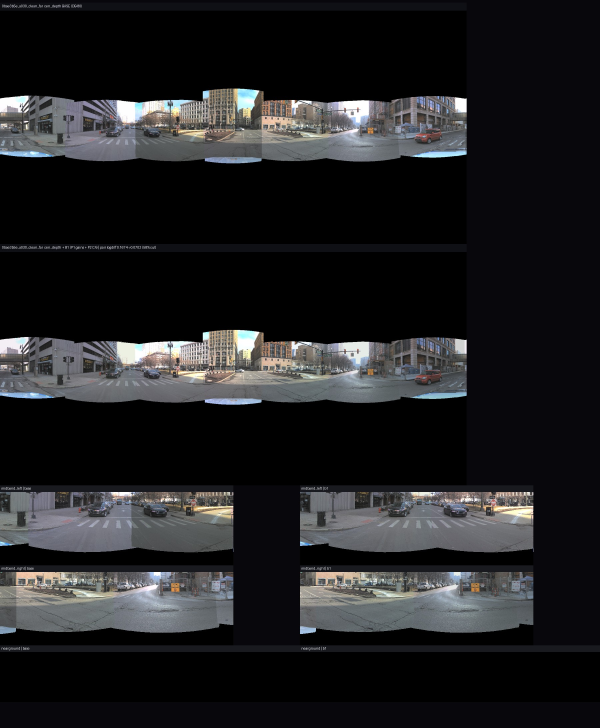
#> input picture deliverables/db81_photometric/0bae3b5e_a030_clean_far_db81_board.jpg, 1800 x 2184 px, given in place of G_bmw_pano.jpg, which was not available (shown at 1/3 size)
$ python db36_review.py --out-dir out
#> lines starting #> are read from the running program, lines starting #| are printed output that depends on the picture; after the words box and inside, x2 and y2 are one past the last pixel; in counts of white or black regions, pixels touching at a corner belong together; pictures that were not available may be replaced by others from this repository, and a replacement may not be noted
"""DB-36 local review board and preservation stats."""
from __future__ import annotations

import argparse
import json
from pathlib import Path

import cv2
import numpy as np


LONG_ROI = (850, 420, 1650, 720)
RIGHT_ROI = (1440, 360, 2048, 720)
LOWER_RIGHT_ROI = (1600, 560, 2048, 760)


def read_bgr(path: Path) -> np.ndarray:
    img = cv2.imread(str(path), cv2.IMREAD_COLOR)
#> img is the input picture: shape (2184, 1800, 3); mean B, G, R 34.9, 33, 32.9
    if img is None:
        raise FileNotFoundError(path)
    if img.shape[:2] != (1024, 2048):
        img = cv2.resize(img, (2048, 1024), interpolation=cv2.INTER_AREA)
#> img: shape (1024, 2048, 3)
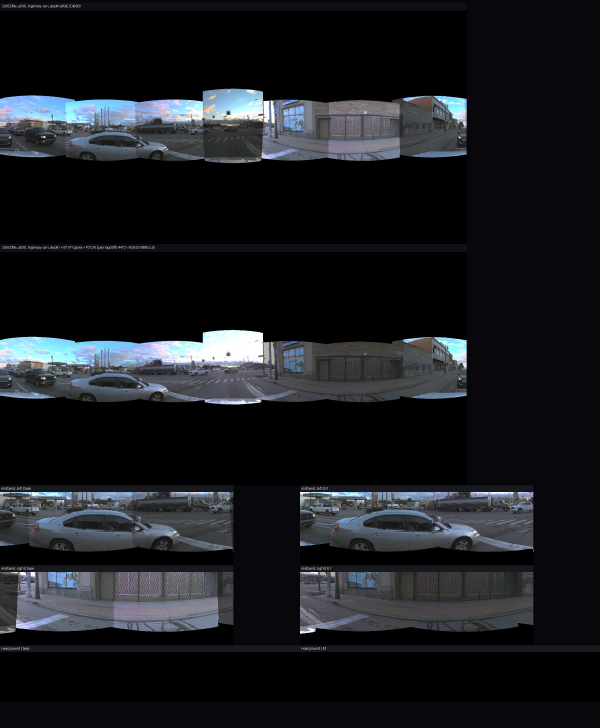
#> input picture deliverables/db81_photometric/2c652f9e_a030_highway_db81_board.jpg, 1800 x 2184 px, given in place of db36_user_redline_tau5_corecompose.png, which was not available (shown at 1/3 size)
#> in read_bgr, img is the input picture: shape (2184, 1800, 3); mean B, G, R 32.1, 28.2, 26.3
    return img


def read_mask(path: Path) -> np.ndarray:
    mask = cv2.imread(str(path), cv2.IMREAD_GRAYSCALE)
#> mask: shape (2184, 1800); min 0, max 255, mean 28.1
    if mask is None:
        raise FileNotFoundError(path)
    if mask.shape[:2] != (1024, 2048):
        mask = cv2.resize(mask, (2048, 1024), interpolation=cv2.INTER_NEAREST)
#> mask: shape (1024, 2048)
    return mask


def crop(img: np.ndarray, roi: tuple[int, int, int, int]) -> np.ndarray:
    x0, y0, x1, y1 = roi
    return img[y0:y1, x0:x1]


def label(img: np.ndarray, text: str, h: int = 30) -> np.ndarray:
    bar = np.zeros((h, img.shape[1], 3), np.uint8)
    cv2.putText(bar, text, (8, 21), cv2.FONT_HERSHEY_SIMPLEX, 0.55, (255, 255, 255), 2, cv2.LINE_AA)
    return np.vstack([bar, img])


def fit(img: np.ndarray, w: int, h: int) -> np.ndarray:
    ih, iw = img.shape[:2]
    scale = min(w / iw, h / ih)
    nw, nh = max(1, int(iw * scale)), max(1, int(ih * scale))
    resized = cv2.resize(img, (nw, nh), interpolation=cv2.INTER_AREA)
    out = np.zeros((h, w, 3), np.uint8)
    y0, x0 = (h - nh) // 2, (w - nw) // 2
    out[y0 : y0 + nh, x0 : x0 + nw] = resized
    return out


def diff_heat(a: np.ndarray, b: np.ndarray) -> np.ndarray:
    d = cv2.absdiff(a, b).max(axis=2)
    heat = cv2.applyColorMap(np.clip(d * 3, 0, 255).astype(np.uint8), cv2.COLORMAP_JET)
    heat[d == 0] = (0, 0, 0)
    return heat


def main() -> int:
    ap = argparse.ArgumentParser()
    ap.add_argument("--init", type=Path, default=Path("deliverables/ghostkill/G_bmw_pano.jpg"))
    ap.add_argument(
        "--mask",
        type=Path,
        default=Path("deliverables/dit360_v2/db36_user_redline_mask/db36_g_user_redline_mask_preserve_nonseam.png"),
    )
    ap.add_argument(
        "--result",
        type=Path,
        default=Path(
            "deliverables/dit360_v2/db36_user_redline_mask/G_bmw_pano_user_redline_tau5_fetch/"
            "G_bmw_pano_user_redline_tau5/db36_user_redline_tau5/db36_user_redline_tau5_corecompose.png"
        ),
    )
    ap.add_argument("--out-dir", type=Path, required=True)
    args = ap.parse_args()
    args.out_dir.mkdir(parents=True, exist_ok=True)

    init = read_bgr(args.init)
    result = read_bgr(args.result)
    preserve = read_mask(args.mask) >= 128
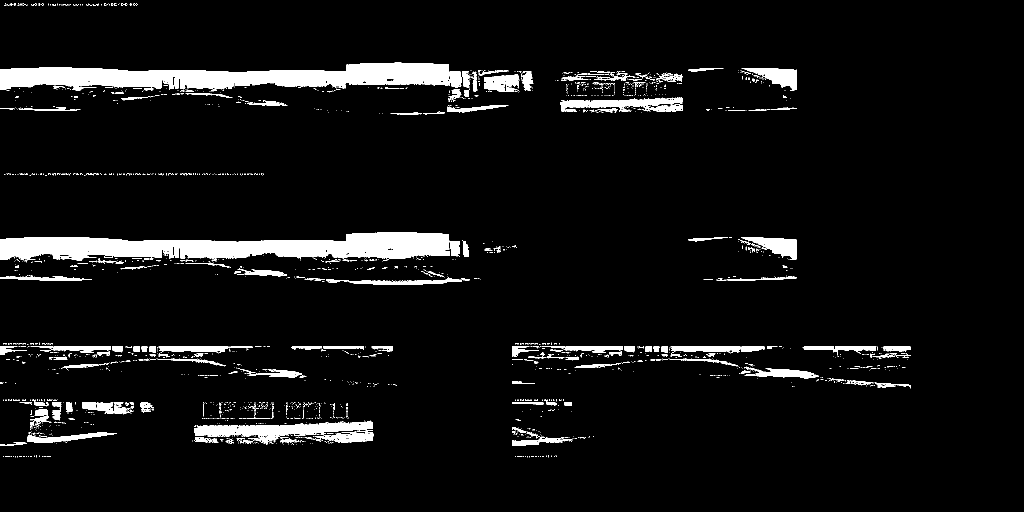
#> preserve: shape (1024, 2048) bool (shown at 1/2 size); 5.9% white; 2148 white regions (1932 under 20 px), largest, box (x1, y1, x2, y2) and area: (0, 465, 899, 522) 33178, (0, 125, 923, 181) 31760, (388, 841, 745, 874) 6334
    core = ~preserve
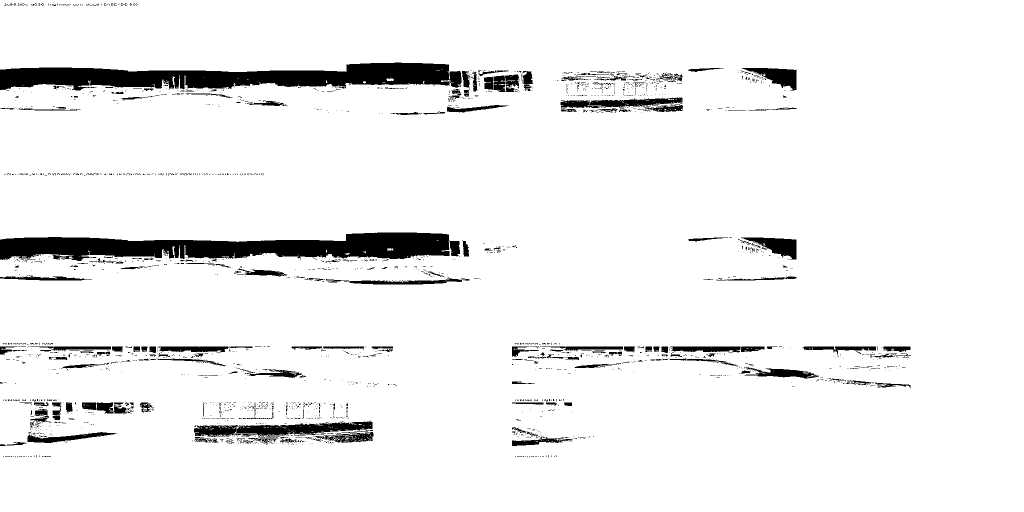
#> core: shape (1024, 2048) bool (shown at 1/2 size); 94.1% white; 2148 black regions (1932 under 20 px), largest, box (x1, y1, x2, y2) and area: (0, 465, 899, 522) 33178, (0, 125, 923, 181) 31760, (388, 841, 745, 874) 6334
    diff = cv2.absdiff(init, result)

    rows = []
    for name, roi in [("long_source", LONG_ROI), ("right_white", RIGHT_ROI), ("lower_right", LOWER_RIGHT_ROI)]:
        row = np.hstack(
            [
                label(fit(crop(init, roi), 360, 200), f"input | {name}"),
                label(fit(crop(result, roi), 360, 200), f"corecompose | {name}"),
                label(fit(crop(diff_heat(init, result), roi), 360, 200), f"diff | {name}"),
            ]
        )
        rows.append(row)
#> this loop made 3 passes
#> pass 1, in fit, `resized = cv2.resize(img, (nw, nh), interpolation=cv2.INTER_AREA)`:
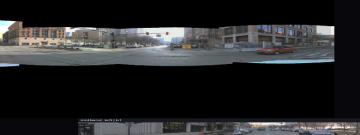
#> resized: shape (135, 360, 3); mean of channels 0, 1, 2 40, 39, 38.5; drawn as B, G, R
#> pass 1, in fit (call 2), `resized = cv2.resize(img, (nw, nh), interpolation=cv2.INTER_AREA)`:
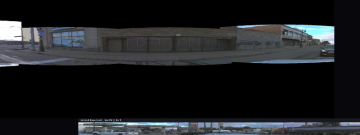
#> resized: shape (135, 360, 3); mean of channels 0, 1, 2 33.7, 31.3, 29.5; drawn as B, G, R
#> pass 1, in diff_heat, `d = cv2.absdiff(a, b).max(axis=2)`:
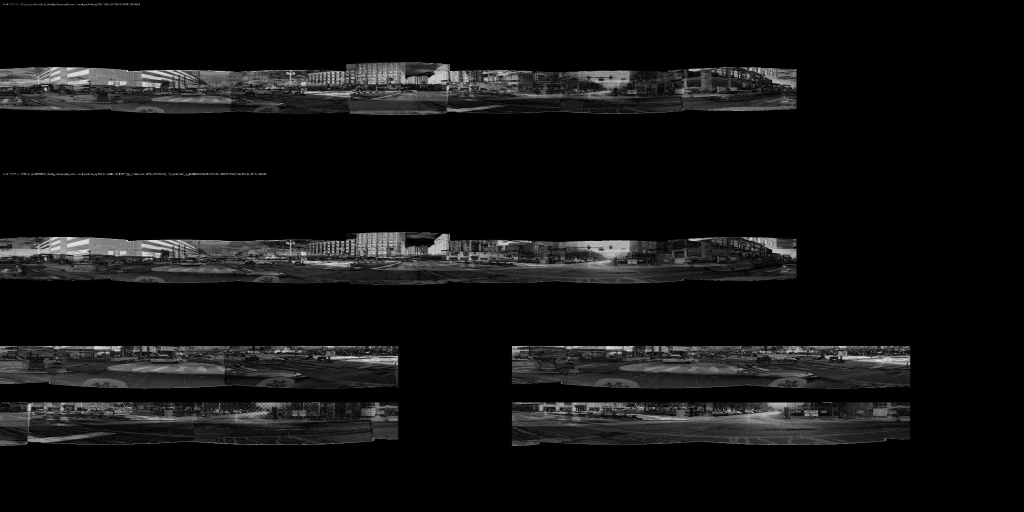
#> d: shape (1024, 2048) (shown at 1/2 size); min 0, max 252, mean 16
#> after the loop, rows = 3 items
    board = np.vstack(rows)
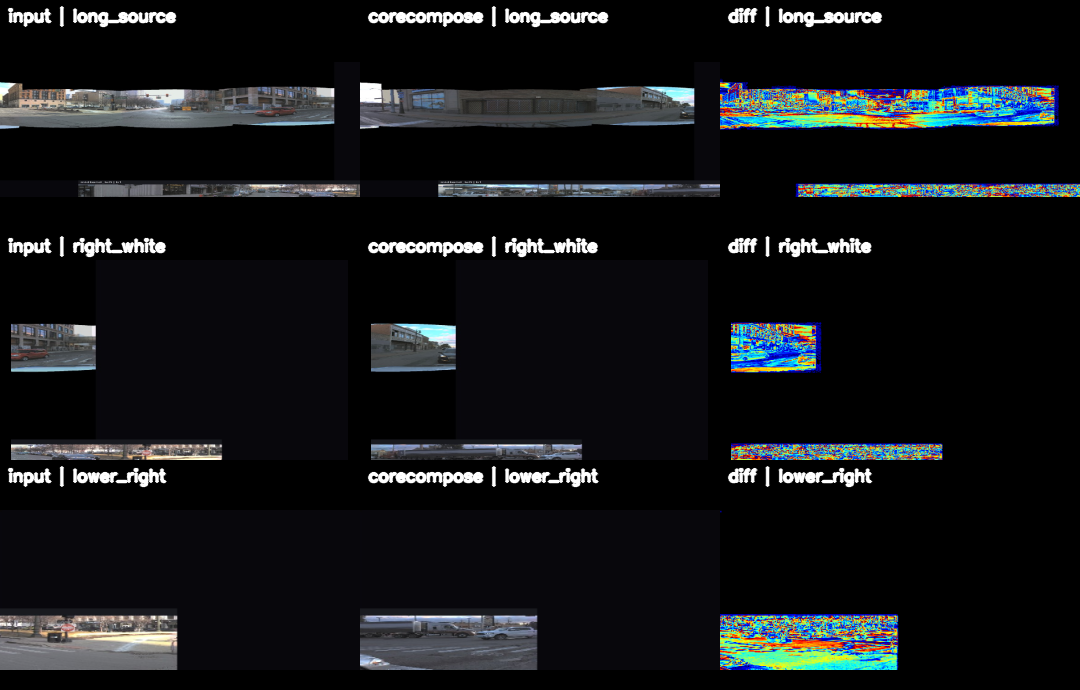
#> board: shape (690, 1080, 3); mean of channels 0, 1, 2 24.5, 22.5, 20.6; drawn as B, G, R
    board_path = args.out_dir / "db36_reject_review_board.jpg"
    cv2.imwrite(str(board_path), board, [cv2.IMWRITE_JPEG_QUALITY, 95])

    metrics = {
        "init": str(args.init),
        "result": str(args.result),
        "mask": str(args.mask),
        "core_pixels": int(core.sum()),
        "core_fraction": float(core.mean()),
        "outside_mask_max_abs_diff": int(diff[preserve].max()) if np.any(preserve) else None,
        "outside_mask_mean_abs_diff": float(diff[preserve].mean()) if np.any(preserve) else None,
        "core_mean_abs_diff": float(diff[core].mean()) if np.any(core) else None,
        "board": str(board_path),
        "vision_verdict": "reject: fake ground slabs/holes in corecompose; seam not cleanly solved",
    }
    (args.out_dir / "db36_reject_review_manifest.json").write_text(json.dumps(metrics, indent=2), encoding="utf-8")
    print(board_path)
    return 0


if __name__ == "__main__":
    raise SystemExit(main())
#> (the program exits here)
